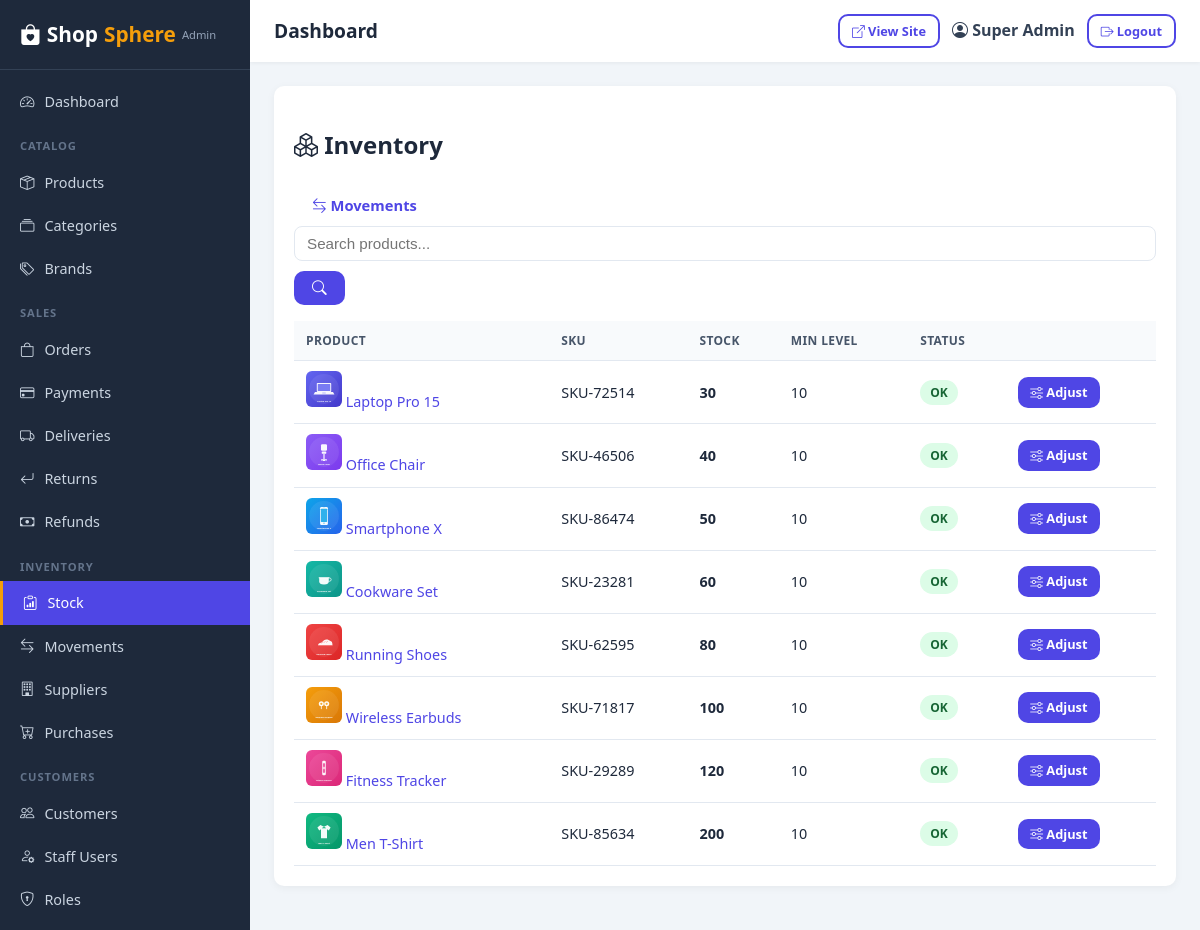
Page /admin/inventory (signed in) on the committed database.
### app/models/user.py (models this page shows, shortened)
class User(UserMixin, db.Model):
    __tablename__ = 'users'
    id = db.Column(db.Integer, primary_key=True)
    full_name = db.Column(db.String(120), nullable=False)
    email = db.Column(db.String(120), unique=True, nullable=False, index=True)
    phone = db.Column(db.String(30), nullable=True, index=True)
    password_hash = db.Column(db.String(255), nullable=False)
    avatar = db.Column(db.String(255), nullable=True)
    is_active = db.Column(db.Boolean, default=True)
    is_verified = db.Column(db.Boolean, default=False)
    is_staff = db.Column(db.Boolean, default=False)
    last_login = db.Column(db.DateTime)
    reset_token = db.Column(db.String(100), nullable=True)
    reset_token_expires = db.Column(db.DateTime)
    created_at = db.Column(db.DateTime, default=datetime.utcnow)
    updated_at = db.Column(db.DateTime, default=datetime.utcnow, onupdate=datetime.utcnow)
    roles = db.relationship('Role', secondary=user_roles, back_populates='users', lazy='selectin')
    addresses = db.relationship('Address', backref='customer', lazy='dynamic', cascade='all, delete-orphan')
    orders = db.relationship('Order', backref='customer', lazy='dynamic', foreign_keys='Order.customer_id')
    reviews = db.relationship('Review', backref='customer', lazy='dynamic', foreign_keys='Review.customer_id')
    return_requests = db.relationship('ReturnRequest', backref='customer', lazy='dynamic', foreign_keys='ReturnRequest.customer_id')
    support_tickets = db.relationship('SupportTicket', backref='customer', lazy='dynamic', foreign_keys='SupportTicket.customer_id')
    notifications = db.relationship('Notification', backref='user', lazy='dynamic', cascade='all, delete-orphan')
    loyalty_transactions = db.relationship('LoyaltyTransaction', backref='user', lazy='dynamic', cascade='all, delete-orphan')
    def has_role(self, role_name):
        return any(r.name == role_name for r in self.roles)
    def has_permission(self, perm_name):
        if self.has_role('Super Admin'):
            return True
        for r in self.roles:
            for p in r.permissions:
                if p.name == perm_name:
                    return True
        return False

### app/models/catalog.py (models this page shows, shortened)
class Product(db.Model):
    __tablename__ = 'products'
    id = db.Column(db.Integer, primary_key=True)
    name = db.Column(db.String(255), nullable=False, index=True)
    slug = db.Column(db.String(280), unique=True, nullable=False, index=True)
    sku = db.Column(db.String(80), unique=True, nullable=False, index=True)
    category_id = db.Column(db.Integer, db.ForeignKey('categories.id', ondelete='SET NULL'))
    subcategory_id = db.Column(db.Integer, db.ForeignKey('categories.id', ondelete='SET NULL'))
    brand_id = db.Column(db.Integer, db.ForeignKey('brands.id', ondelete='SET NULL'))
    main_image = db.Column(db.String(255))
    video_url = db.Column(db.String(255))
    short_description = db.Column(db.Text)
    description = db.Column(db.Text)
    price = db.Column(db.Numeric(12, 2), nullable=False, index=True)
    old_price = db.Column(db.Numeric(12, 2))
    cost_price = db.Column(db.Numeric(12, 2))  # for profit estimates
    stock_quantity = db.Column(db.Integer, default=0, index=True)
    min_stock_level = db.Column(db.Integer, default=5)
    sold_count = db.Column(db.Integer, default=0, index=True)
    colors = db.Column(db.String(255))  # comma separated
    sizes = db.Column(db.String(255))   # comma separated
    warranty_info = db.Column(db.Text)
    return_policy = db.Column(db.Text)
    shipping_info = db.Column(db.Text)
    condition = db.Column(db.String(30), default='new')  # new | used | refurbished
    is_featured = db.Column(db.Boolean, default=False)
    is_bestseller = db.Column(db.Boolean, default=False)
    is_new_arrival = db.Column(db.Boolean, default=False)
    is_flash_sale = db.Column(db.Boolean, default=False)
    is_recommended = db.Column(db.Boolean, default=False)
    status = db.Column(db.String(20), default='active', index=True)  # active | inactive
    views = db.Column(db.Integer, default=0)
    created_at = db.Column(db.DateTime, default=datetime.utcnow)
    updated_at = db.Column(db.DateTime, default=datetime.utcnow, onupdate=datetime.utcnow)
    images = db.relationship('ProductImage', backref='product', lazy='selectin',
                             cascade='all, delete-orphan', order_by='ProductImage.display_order')
    variants = db.relationship('ProductVariant', backref='product', lazy='selectin',
                               cascade='all, delete-orphan')
    specifications = db.relationship('ProductSpecification', backref='product', lazy='selectin',
                                     cascade='all, delete-orphan')
    features = db.relationship('ProductFeature', backref='product', lazy='selectin',
                               cascade='all, delete-orphan')
    reviews = db.relationship('Review', backref='product', lazy='dynamic',
                              foreign_keys='Review.product_id')
    order_items = db.relationship('OrderItem', backref='product', lazy='dynamic')
    @property
    def is_low_stock(self):
        return self.stock_quantity is not None and self.min_stock_level is not None \
            and 0 < self.stock_quantity <= self.min_stock_level
    @property
    def is_out_of_stock(self):
        return (self.stock_quantity or 0) <= 0

### app/routes/admin.py (the view)
@admin_bp.route('/inventory')
@permission_required('manage_inventory')
def inventory():
    page = request.args.get('page', 1, type=int)
    q = (request.args.get('q') or '').strip()
    query = Product.query
    if q:
        query = query.filter(Product.name.ilike(f'%{q}%'))
    items = query.order_by(Product.stock_quantity.asc()).paginate(page=page, per_page=current_app.config['ADMIN_PER_PAGE'], error_out=False)
    return render_template('admin/inventory.html', products=items, q=q)

### app/utils/helpers.py (called while the page is built)
def settings_value(key, default=None):
    from app.models.content import Setting
    cached = getattr(current_app, '_settings_cache', None)
    if cached is None:
        cached = {s.key: s.value for s in Setting.query.all()}
        current_app._settings_cache = cached
    return cached.get(key, default)

def product_image_url(image_path):
    if image_path:
        return url_for('static', filename=image_path)
    return url_for('static', filename='images/placeholder.png')

### app/templates/admin/inventory.html (shortened to what this page needs)
{% extends "admin/base.html" %}
{% block content %}
<div class="admin-panel">
  <div class="admin-panel-head">
    <h2><i class="bi bi-boxes"></i> Inventory</h2>
    <div class="d-flex gap-2">
      <a href="{{ url_for('admin.inventory_movements') }}" class="btn btn-light"><i class="bi bi-arrow-left-right"></i> Movements</a>
    </div>
  </div>
  <form method="GET" class="admin-toolbar">
    <input type="text" name="q" value="{{ q }}" class="form-control" placeholder="Search products...">
    <button class="btn btn-primary"><i class="bi bi-search"></i></button>
  </form>
  <table class="admin-table">
    <thead><tr><th>Product</th><th>SKU</th><th>Stock</th><th>Min Level</th><th>Status</th><th></th></tr></thead>
    <tbody>
      {% for p in products.items %}
      <tr>
        <td>
          {% if p.main_image %}<img src="{{ product_image_url(p.main_image) }}" style="height:36px;width:36px;object-fit:cover;border-radius:6px;" class="me-2">{% endif %}
          <a href="{{ url_for('admin.product_edit', product_id=p.id) }}">{{ p.name }}</a>
        </td>
        <td>{{ p.sku }}</td>
        <td><strong class="{{ 'text-danger' if p.is_out_of_stock else ('text-warning' if p.is_low_stock else '') }}">{{ p.stock_quantity }}</strong></td>
        <td>{{ p.min_stock_level }}</td>
        <td>
          {% if p.is_out_of_stock %}<span class="badge bg-danger">Out of stock</span>
          {% elif p.is_low_stock %}<span class="badge bg-warning">Low</span>
          {% else %}<span class="badge bg-success">OK</span>{% endif %}
        </td>
        <td class="text-end">
          <a href="{{ url_for('admin.inventory_adjust', product_id=p.id) }}" class="btn btn-sm btn-primary"><i class="bi bi-sliders"></i> Adjust</a>
        </td>
      </tr>
      {% else %}
      <tr><td colspan="6" class="text-center text-muted">No products.</td></tr>
      {% endfor %}
    </tbody>
  </table>
</div>
{% endblock %}

### app/templates/admin/base.html (shortened to what this page needs)
<!DOCTYPE html>
<html lang="en">
<head>
  <link rel="stylesheet" href="{{ url_for('static', filename='css/style.css') }}">
  <link rel="stylesheet" href="{{ url_for('static', filename='css/admin.css') }}">
  <link rel="stylesheet" href="https://cdn.jsdelivr.net/npm/bootstrap-icons@1.11.1/font/bootstrap-icons.css">
</head>
<body class="admin-body">
  <div class="admin-layout">
    <aside class="admin-sidebar">
      <div class="admin-logo">
        <a href="{{ url_for('admin.dashboard') }}"><i class="bi bi-bag-heart-fill"></i> Shop<span>Sphere</span> <small>Admin</small></a>
      </div>
      <nav class="admin-nav">
        <a href="{{ url_for('admin.dashboard') }}" class="{{ 'active' if request.endpoint == 'admin.dashboard' }}"><i class="bi bi-speedometer2"></i> Dashboard</a>
        <div class="nav-group">Catalog</div>
        <a href="{{ url_for('admin.products') }}" class="{{ 'active' if 'product' in request.endpoint }}"><i class="bi bi-box-seam"></i> Products</a>
        <a href="{{ url_for('admin.categories') }}" class="{{ 'active' if request.endpoint == 'admin.categories' }}"><i class="bi bi-collection"></i> Categories</a>
        <a href="{{ url_for('admin.brands') }}" class="{{ 'active' if request.endpoint == 'admin.brands' }}"><i class="bi bi-tags"></i> Brands</a>
        <div class="nav-group">Sales</div>
        <a href="{{ url_for('admin.orders') }}" class="{{ 'active' if request.endpoint == 'admin.orders' }}"><i class="bi bi-bag"></i> Orders</a>
        <a href="{{ url_for('admin.payments') }}" class="{{ 'active' if request.endpoint == 'admin.payments' }}"><i class="bi bi-credit-card"></i> Payments</a>
        <a href="{{ url_for('admin.deliveries') }}" class="{{ 'active' if request.endpoint == 'admin.deliveries' }}"><i class="bi bi-truck"></i> Deliveries</a>
        <a href="{{ url_for('admin.returns') }}" class="{{ 'active' if request.endpoint == 'admin.returns' }}"><i class="bi bi-arrow-return-left"></i> Returns</a>
        <a href="{{ url_for('admin.refunds') }}" class="{{ 'active' if request.endpoint == 'admin.refunds' }}"><i class="bi bi-cash"></i> Refunds</a>
        <div class="nav-group">Inventory</div>
        <a href="{{ url_for('admin.inventory') }}" class="{{ 'active' if request.endpoint == 'admin.inventory' }}"><i class="bi bi-clipboard-data"></i> Stock</a>
        <a href="{{ url_for('admin.inventory_movements') }}" class="{{ 'active' if request.endpoint == 'admin.inventory_movements' }}"><i class="bi bi-arrow-left-right"></i> Movements</a>
        <a href="{{ url_for('admin.suppliers') }}" class="{{ 'active' if request.endpoint == 'admin.suppliers' }}"><i class="bi bi-building"></i> Suppliers</a>
        <a href="{{ url_for('admin.purchases') }}" class="{{ 'active' if request.endpoint == 'admin.purchases' }}"><i class="bi bi-cart-plus"></i> Purchases</a>
        <div class="nav-group">Customers</div>
        <a href="{{ url_for('admin.customers') }}" class="{{ 'active' if request.endpoint == 'admin.customers' }}"><i class="bi bi-people"></i> Customers</a>
        <a href="{{ url_for('admin.users') }}" class="{{ 'active' if request.endpoint == 'admin.users' }}"><i class="bi bi-person-gear"></i> Staff Users</a>
        <a href="{{ url_for('admin.roles') }}" class="{{ 'active' if request.endpoint == 'admin.roles' }}"><i class="bi bi-shield-lock"></i> Roles</a>
        <div class="nav-group">Marketing</div>
      </nav>
    </aside>
    <div class="admin-main">
      <header class="admin-header">
        <div class="admin-header-left">
          <span class="admin-page-title">{% block page_title %}Dashboard{% endblock %}</span>
        </div>
        <div class="admin-header-right">
          <a href="{{ url_for('main.home') }}" target="_blank" class="btn btn-outline btn-sm"><i class="bi bi-box-arrow-up-right"></i> View Site</a>
          <span class="admin-user"><i class="bi bi-person-circle"></i> {{ current_user.full_name }}</span>
          <a href="{{ url_for('auth.logout') }}" class="btn btn-outline btn-sm"><i class="bi bi-box-arrow-right"></i> Logout</a>
        </div>
      </header>
      <div class="admin-content">
        {% block content %}{% endblock %}
      </div>
    </div>
  </div>
</body>
</html>

### app/static/css/style.css (style rules this page uses)
:root { --primary: #4f46e5; --primary-dark: #4338ca; --secondary: #0ea5e9; --accent: #f59e0b; --success: #16a34a; --danger: #dc2626; --warning: #d97706; --dark: #1e293b; --light: #f8fafc; --muted: #64748b; --border: #e2e8f0; --radius: 10px; --shadow: 0 2px 12px rgba(0, 0, 0, .08); }
* { box-sizing: border-box; }
body { font-family: 'Segoe UI', system-ui, -apple-system, sans-serif; color: var(--dark); background: #f4f6fb; margin: 0; line-height: 1.6; }
a { color: var(--primary); text-decoration: none; }
.btn { display: inline-block; padding: 9px 18px; border-radius: var(--radius); border: none; font-weight: 600; cursor: pointer; font-size: .92rem; transition: all .15s; text-align: center; }
.btn-primary { background: var(--primary); color: #fff; }
.btn-outline { background: transparent; border: 2px solid var(--primary); color: var(--primary); }
.btn-sm { padding: 5px 12px; font-size: .8rem; }
.badge { display: inline-block; padding: 3px 10px; border-radius: 20px; font-size: .75rem; font-weight: 600; }
.bg-success { background: #dcfce7; color: #166534; }
.form-control { width: 100%; padding: 10px 12px; border: 1px solid var(--border); border-radius: var(--radius); font-size: .95rem; outline: none; }
.d-flex { display: flex; }
.gap-2 { gap: 8px; }

### app/static/css/admin.css (style rules this page uses)
.admin-body { background: #f1f5f9; margin: 0; }
.admin-layout { display: flex; min-height: 100vh; }
.admin-sidebar { width: 250px; background: #1e293b; color: #cbd5e1; position: fixed; top: 0; left: 0; bottom: 0; overflow-y: auto; transition: transform .2s; z-index: 1000; }
.admin-logo { padding: 18px 20px; border-bottom: 1px solid #334155; }
.admin-logo a { color: #fff; font-size: 1.3rem; font-weight: 800; display: flex; align-items: center; gap: 6px; }
.admin-logo a span { color: #f59e0b; }
.admin-logo small { font-size: .7rem; color: #94a3b8; font-weight: 500; }
.admin-nav { padding: 10px 0; }
.admin-nav a { display: flex; align-items: center; gap: 10px; padding: 10px 20px; color: #cbd5e1; font-size: .9rem; font-weight: 500; }
.admin-nav a.active { background: #4f46e5; color: #fff; border-left: 3px solid #f59e0b; }
.admin-nav .nav-group { padding: 14px 20px 6px; font-size: .7rem; text-transform: uppercase; letter-spacing: .08em; color: #64748b; font-weight: 700; }
.admin-main { flex: 1; margin-left: 250px; display: flex; flex-direction: column; }
.admin-header { background: #fff; padding: 14px 24px; display: flex; justify-content: space-between; align-items: center; box-shadow: 0 1px 4px rgba(0, 0, 0, .06); position: sticky; top: 0; z-index: 100; }
.admin-header-left { display: flex; align-items: center; gap: 14px; }
.admin-page-title { font-size: 1.2rem; font-weight: 700; color: #1e293b; }
.admin-header-right { display: flex; align-items: center; gap: 12px; }
.admin-user { font-weight: 600; color: #334155; }
.admin-content { padding: 24px; }
.admin-panel { background: #fff; border-radius: 10px; box-shadow: 0 2px 8px rgba(0, 0, 0, .05); padding: 20px; margin-bottom: 20px; }
.admin-toolbar { display: flex; gap: 10px; flex-wrap: wrap; align-items: center; margin-bottom: 16px; }
.admin-toolbar input, .admin-toolbar select { padding: 8px 12px; border: 1px solid #e2e8f0; border-radius: 8px; }
.admin-table { width: 100%; border-collapse: collapse; }
.admin-table th, .admin-table td { padding: 10px 12px; text-align: left; border-bottom: 1px solid #e2e8f0; font-size: .9rem; }
.admin-table th { background: #f8fafc; font-weight: 600; color: #475569; text-transform: uppercase; font-size: .75rem; letter-spacing: .03em; }
.admin-table img { width: 44px; height: 44px; object-fit: cover; border-radius: 6px; }

### rows in the picture
User: full_name "Super Admin"
Product: main_image (picture), name "Laptop Pro 15", sku "SKU-72514", stock_quantity "30", min_stock_level "10", shows "OK"
Product: main_image (picture), name "Office Chair", sku "SKU-46506", stock_quantity "40", min_stock_level "10", shows "OK"
Product: main_image (picture), name "Smartphone X", sku "SKU-86474", stock_quantity "50", min_stock_level "10", shows "OK"
Product: main_image (picture), name "Cookware Set", sku "SKU-23281", stock_quantity "60", min_stock_level "10", shows "OK"
Product: main_image (picture), name "Running Shoes", sku "SKU-62595", stock_quantity "80", min_stock_level "10", shows "OK"
Product: main_image (picture), name "Wireless Earbuds", sku "SKU-71817", stock_quantity "100", min_stock_level "10", shows "OK"
Product: main_image (picture), name "Fitness Tracker", sku "SKU-29289", stock_quantity "120", min_stock_level "10", shows "OK"
Product: main_image (picture), name "Men T-Shirt", sku "SKU-85634", stock_quantity "200", min_stock_level "10", shows "OK"
